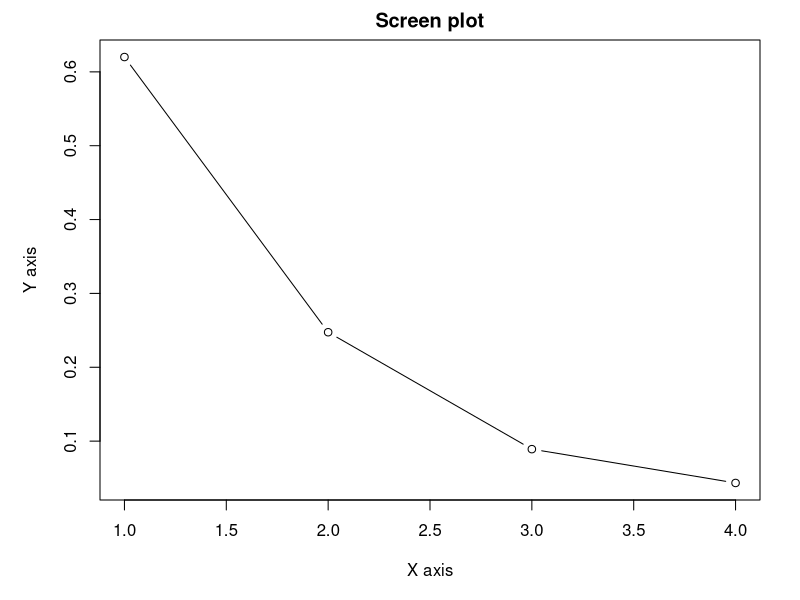
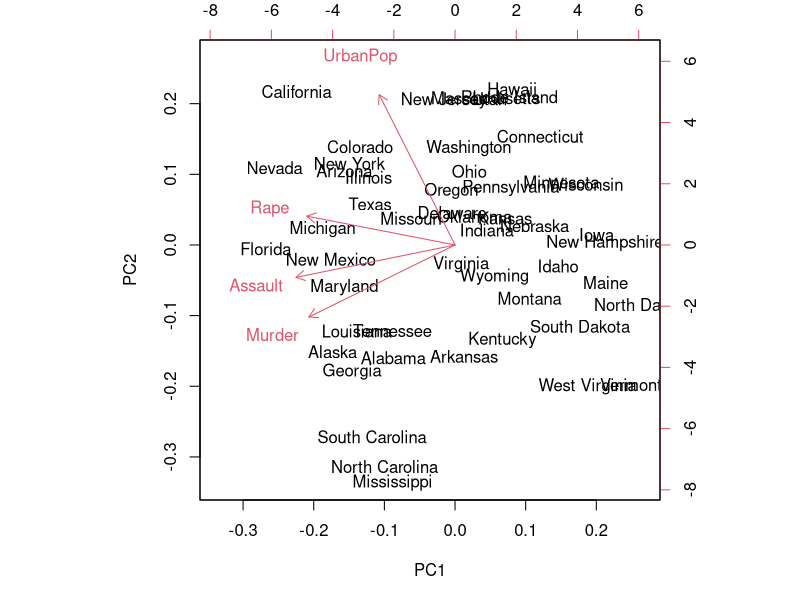

R code for these plots, in order:
data("USArrests")
head(USArrests)
scalled_data <- scale(USArrests)
pca_results <- prcomp(scalled_data)
print(summary(pca_results))
head(USArrests)
loadings_matrix <- pca_results$rotation
print(loadings_matrix)
scores <- as.data.frame(pca_results$x)
print(head(scores))

png(filename = "Screen_plot1.png" , width = 800 , height = 400)
par(mar = c(5,5,2,2))
plot(1:4,pca_results$sdev^2 / sum(pca_results$sdev^2),type = "b" , main = "Screen plot" , xlab = "X axis" , ylab = "Y axis")
dev.off()


png(filename = "biplot.png" , width = 500 , height = 500)
par(mar=c(5,5,2,2))
biplot(pca_results)
dev.off()
